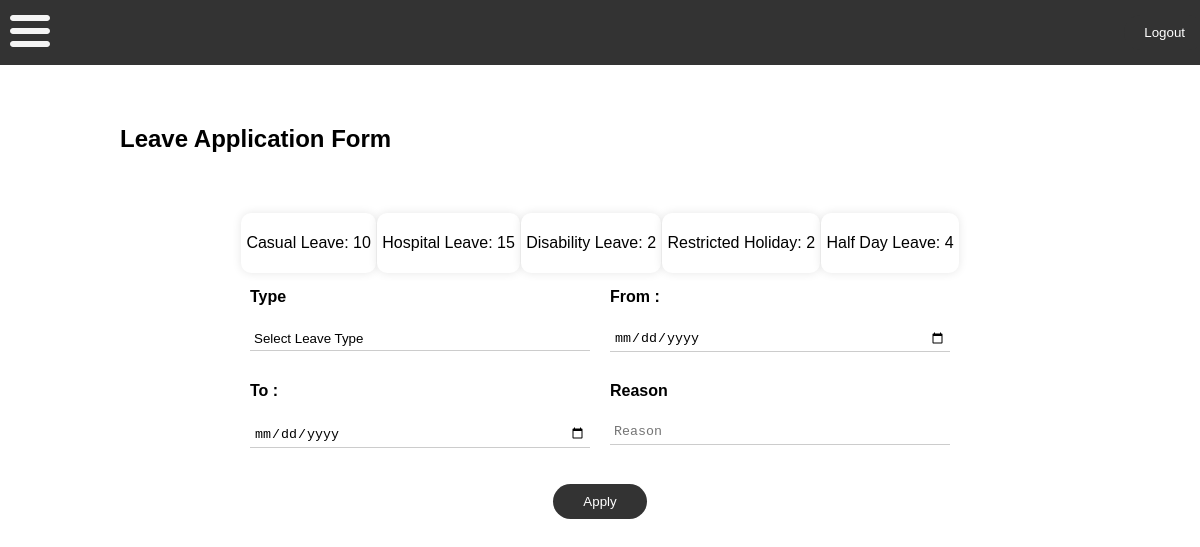
The app's page /requestleave/ (signed in) with its own data.
### Admin/models.py (models this page shows)
class leaveType(models.Model):
    name = models.CharField(max_length=50)
    limit = models.IntegerField(default=0)

### User/views.py (the view, shortened to what this page needs)
# urls.py: path('requestleave/', views.leaverequests, name="requestleave"),
@login_required(login_url='loginpage')
def leaverequests(request):
    leave_available = userLeave.objects.filter(user=request.user)
    leave_data = []
    for leave in leave_available:
        leave_type = leave.leave_type.name
        remaining_leave = leave.remaining_leaves
        limit = leave.leave_type.limit
        leave_data.append({
            'limit': limit,
            'leave_type': leave_type,
            'remaining': remaining_leave
        })
    return render(request, "User/leave.html", {'leave_available': list(leave_data)})

### templates/User/leave.html (shortened to what this page needs)
{% extends 'userpage.html' %}
{% load static %}
{% block content %}
    <link rel="stylesheet" href="{% static 'User/leave.css' %}">
    <h2>Leave Application Form</h2>
    <main class="main_content">
        <section class="content" >
            <div class="info">
                {% for leave in leave_available %}
                    <div class="wrap"><p>{{leave.leave_type}}: {{leave.remaining}}</p></div>
                {% endfor %}
            </div>
            <form id="leaveForm" method="post">
                <div id="leaveData">
                    <table>
                        <tr>
                            <th>Type</th>
                            <th>From :</th>
                        </tr>
                        <tr>
                            <td>
                                <select required class="inputs" id="leavetype" name="leavetype">
                                    <option hidden value="default">Select Leave Type</option>
                                </select>
                            </td>
                            <td>
                                <input type="date" required class="inputs" id="startDate" name="startDate">
                            </td>
                        </tr>
                        <tr>
                            <th>To :</th>
                            <th>Reason</th>
                        </tr>
                        <tr>
                            <td>
                                <input type="date" required class="inputs" id="endDate" name="endDate">
                            </td>
                            <td>
                                <textarea type="text" placeholder="Reason" class="inputs" id="reason" name="reason"></textarea>
                            </td>
                        </tr>
                    </table>
                </div>
                <div class="submitReq">
                    <button type="submit">Apply</button>
                </div>
            </form>
        </section>
    </main>
{% endblock content %}

### static/pagedesign.css (style rules this page uses)
body { font-family: Arial, sans-serif; margin: 0; padding: 0; }
.content { margin-left: 0; padding: 20px; }

### static/User/leave.css (style rules this page uses)
h2 { padding: 20px 100px; }
form { padding: 0 200px; }
table { border-collapse: collapse; width: 100%; }
td { width: 50%; padding: 15px 10px; text-align: left; }
th { width: 50%; padding: 15px 10px; text-align: left; padding-bottom: 5px; }
select { border: none; border-bottom: 1px solid #ccc; width: 100%; box-sizing: border-box; padding: 4px; margin: 0; outline: none; appearance: none; -webkit-appearance: none; -moz-appearance: none; background: transparent; }
textarea { border: none; border-bottom: 1px solid #ccc; width: 100%; box-sizing: border-box; padding: 4px; margin: 0; outline: none; resize: none; height: 25px; background: transparent; }
input[type="date"] { border: none; border-bottom: 1px solid #ccc; width: 100%; box-sizing: border-box; padding: 4px; margin: 0; outline: none; background: transparent; }
.submitReq { padding: 15px; text-align: center; margin: 0 200px; }
.submitReq button { padding: 10px 30px; margin: 5px; border: none; border-radius: 20px; background-color: #333; color: #fff; cursor: pointer; transition: background-color 0.3s, color 0.3s; }
div .info { display: flex; flex-direction: row; justify-content: space-evenly; padding: 0 200px; }
.wrap { background-color: #fff; border-radius: 10px; box-shadow: 0px 0px 10px rgba(0, 0, 0, 0.1); padding: 40px; height: auto; text-align: center; padding: 5px 5px; }

### records on screen
leaveType: leave_type "Casual Leave"
leaveType: leave_type "Hospital Leave"
leaveType: leave_type "Disability Leave"
leaveType: leave_type "Restricted Holiday"
leaveType: leave_type "Half Day Leave"

### other values on screen
{{ leave.remaining }} "10" "15" "2" "2" "4"
